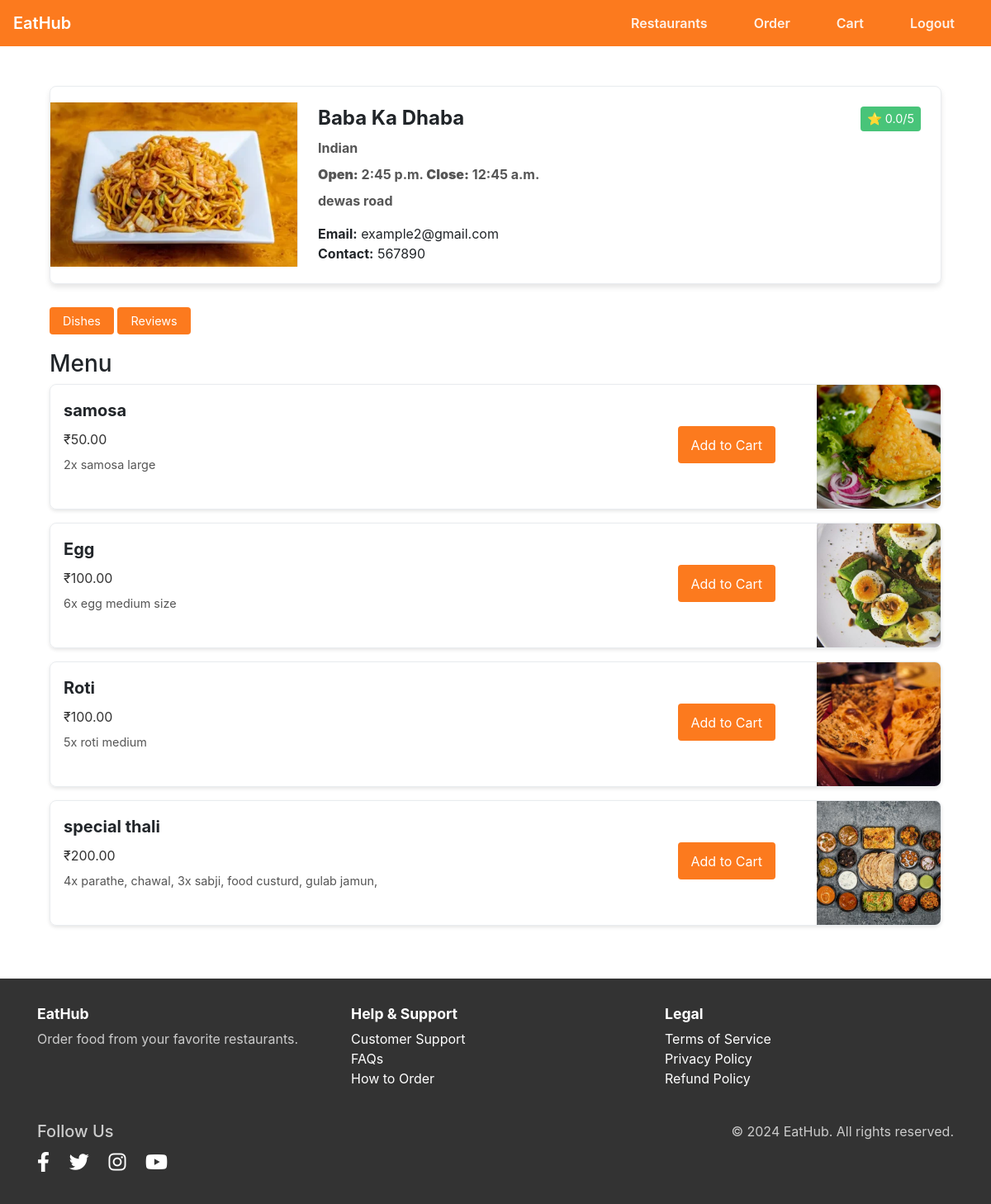
Screenshot of /customer_home/3/restaurant_detail (signed in) with the database file from the repository.
### Restaurants/models.py (models this page shows, shortened)
class Restaurant(models.Model):
    CUISINE_CHOICES = [('Italian', 'Italian'), ('Chinese', 'Chinese'), ('Indian', 'Indian')]
    owner = models.ForeignKey(RestaurantOwner, on_delete=models.CASCADE)
    name = models.CharField(max_length=100)
    email = models.EmailField(max_length=50)
    location = models.TextField(max_length=50)
    cuisine_type = models.CharField(max_length=50, choices=CUISINE_CHOICES)
    open_at = models.TimeField()
    close_at = models.TimeField()
    contact_info = models.CharField(max_length=100)
    restaurant_img = models.ImageField(upload_to='restaurant_images/', blank=True, null=True)
    avg_rating = models.FloatField(default=0.0)

class RestaurantMenu(models.Model):
    restaurent = models.ForeignKey(Restaurant, on_delete=models.CASCADE)
    dish_name = models.CharField(max_length=50)
    discription = models.TextField(max_length=500)
    dish_image = models.ImageField(upload_to='dish_images/')
    price = models.DecimalField(max_digits=10, decimal_places=2)

### customer/views.py (the view)
# urls.py: path("customer_home/<int:restaurant_id>/restaurant_detail", views.restaurant_detail, name='restaurant_detail'),
@login_required(login_url='login')
def restaurant_detail(request, restaurant_id):
    if hasattr(request.user, 'customer') and request.user.customer.is_customer:
        restaurant = Restaurant.objects.get(id=restaurant_id)
        dishes = RestaurantMenu.objects.filter(restaurent=restaurant)
        avg_rating = Review.objects.calculate_average_rating(restaurant)
        return render(request, 'customer/restaurant_detail.html', {'dishes':dishes, 'restaurant':restaurant, 'avg_rating':avg_rating})
    else:
        return redirect('login')

### Reviews/models.py (called while the page is built)
    def calculate_average_rating(self, restaurant):
        reviews = self.filter(restaurant=restaurant)
        avg_rating = reviews.aggregate(
            avg_rating=Avg(
                (F('food_rating') + F('service_rating') + F('delivery_time_rating') + F('packaging_rating') + F('order_accuracy_rating')) / 5
            )
        )['avg_rating']
        return round(avg_rating, 2) if avg_rating else None

### templates/customer/restaurant_detail.html (shortened to what this page needs)
{% extends "base_home.html" %}
{% block navbar_item %}
<div class="collapse navbar-collapse" id="navbarNav">
    <ul class="navbar-nav ml-auto">
        <li class="nav-item"><a class="nav-link" href="{% url 'customer_home'%}">Restaurants</a></li>
        <li class="nav-item"><a class="nav-link" href="{% url 'view_order'%}">Order</a></li>
        <li class="nav-item"><a class="nav-link" href="{% url 'view_cart' %}">Cart</a></li>
        <li class="nav-item"><a class="nav-link" href="{% url 'logout' %}">Logout</a></li>
    </ul>
</div>
{% endblock navbar_item %}
{% block content %}
<div class="container">
    <div class="restaurant-card">
        {% if restaurant.restaurant_img %}
            <img src="{{ restaurant.restaurant_img.url }}" alt="{{ restaurant.name }}">
        {% else %}
            <p>No image available.</p>
        {% endif %}
        <div class="restaurant-details">
            <div class="card-title-row">
                <h4 class="card-title">{{ restaurant.name }}</h4>
                <span class="card-rating">⭐ {{  restaurant.avg_rating }}/5</span>
            </div>
            <div class="cuisine-type">{{ restaurant.cuisine_type }}</div>
            <div class="time-info">
                <span><strong>Open:</strong> {{ restaurant.open_at }}</span>
                <span><strong>Close:</strong> {{ restaurant.close_at }}</span>
            </div>
            <p class="location">{{ restaurant.location }}</p>
            <div>
                <strong>Email:</strong> {{ restaurant.email }}<br>
                <strong>Contact:</strong> {{ restaurant.contact_info }}<br>
            </div>
        </div>
    </div>
    <div class="button-row">
        <a href="{% url 'restaurant_detail' restaurant.id %}">Dishes</a>
        <a href="{% url 'show_review' restaurant.id %}">Reviews</a>
    </div>
    <h3 class="mt-4">Menu</h3>
    {% for dish in dishes %}
    <div class="dish-card">
        <div class="dish-details">
            <div class="dish-title">{{ dish.dish_name }}</div>
            <div class="dish-price">₹{{ dish.price }}</div>
            <div class="dish-description">{{ dish.discription }}</div>
        </div>
        <a href="{% url 'add_to_cart' dish.id %}" class="btn btn-primary">Add to Cart</a>
        {% if dish.dish_image %}
            <img src="{{ dish.dish_image.url }}" alt="{{ dish.dish_name }}">
        {% else %}
            <img src="https://via.placeholder.com/150" alt="No image available">
        {% endif %}
    </div>
    {% endfor %}
</div>
{% endblock content %}

### rows the page displays
Restaurant: restaurant_img (picture), name "Baba Ka Dhaba", avg_rating "0.0", cuisine_type "Indian", open_at "2:45 p.m.", close_at "12:45 a.m.", location "dewas road", email "example2@gmail.com", contact_info "567890"
RestaurantMenu: dish_name "samosa", price "50.00", discription "2x samosa large", dish_image (picture)
RestaurantMenu: dish_name "Egg", price "100.00", discription "6x egg medium size", dish_image (picture)
RestaurantMenu: dish_name "Roti", price "100.00", discription "5x roti medium", dish_image (picture)
RestaurantMenu: dish_name "special thali", price "200.00", discription "4x parathe, chawal, 3x sabji, food custurd, gulab jamun,", dish_image (picture)
